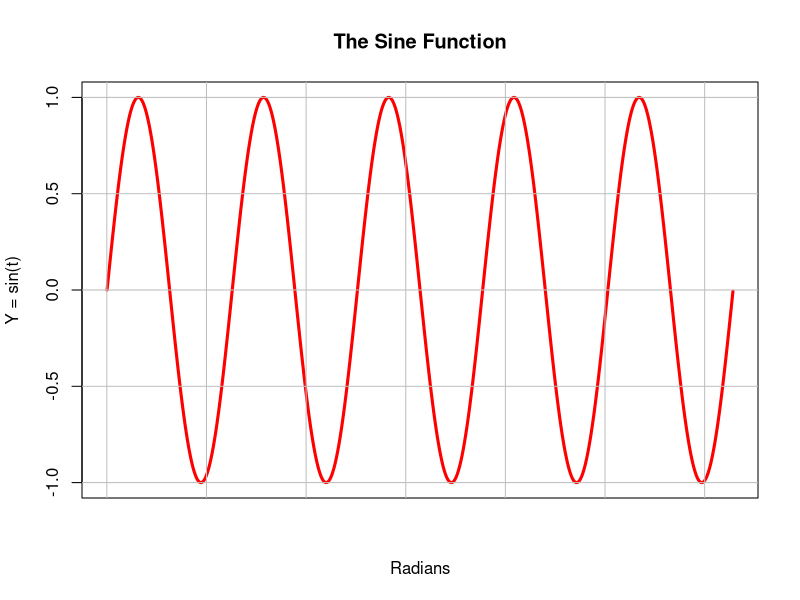
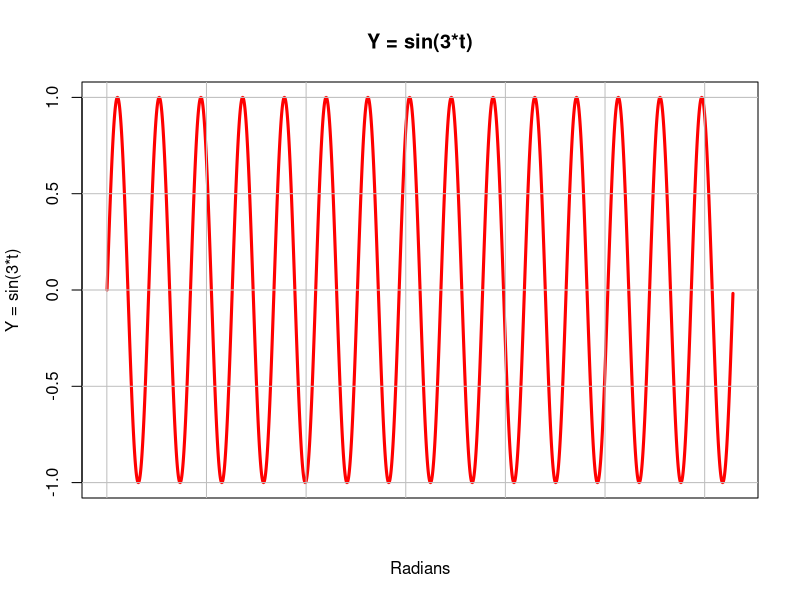
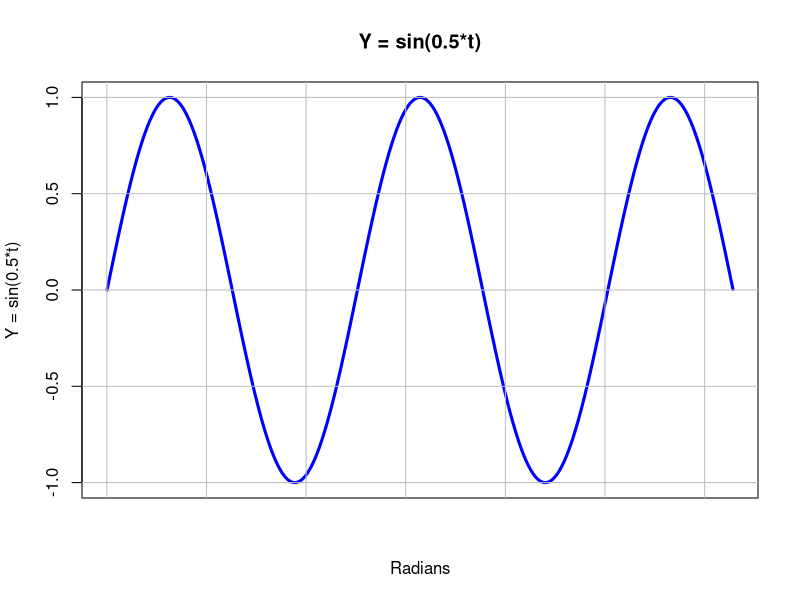
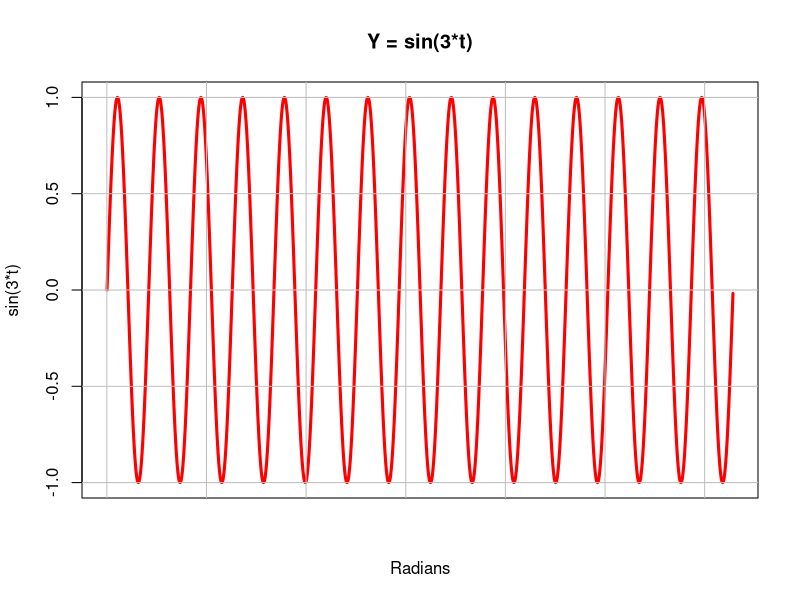
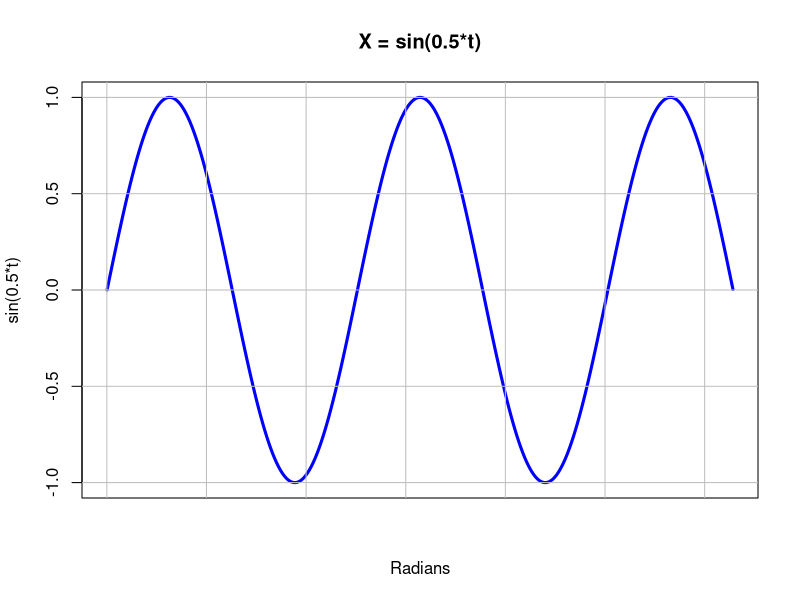
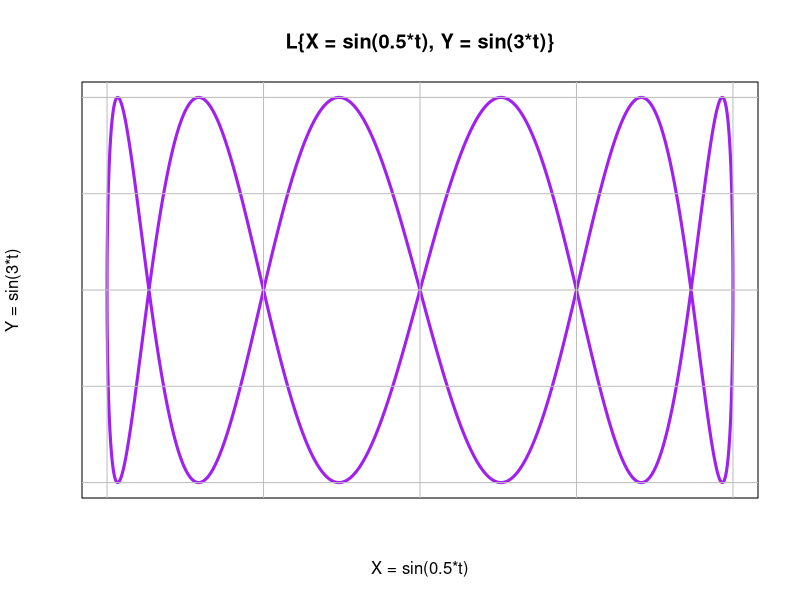
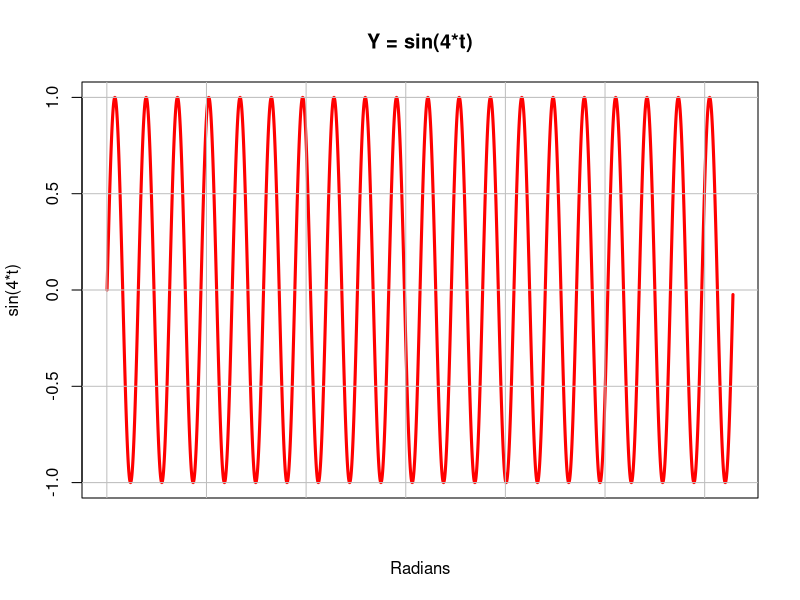
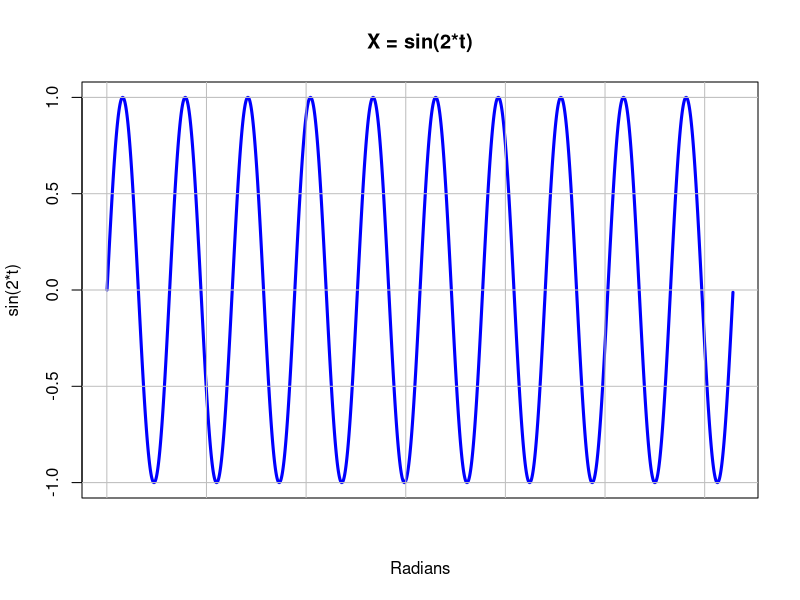

Recreate these plots in R, in order.
## ---- chunk 1
t <- seq(0,10*pi,.01)

plot(x=sin(t), xlab="Radians", ylab='Y = sin(t)', col='red', type='l', lwd=3, main='The Sine Function', xaxt='n')
grid(col='gray', lty=1)
## ---- chunk 2
# Multiple plot function
#
# ggplot objects can be passed in ..., or to plotlist (as a list of ggplot objects)
# - cols:   Number of columns in layout
# - layout: A matrix specifying the layout. If present, 'cols' is ignored.
#
# If the layout is something like matrix(c(1,2,3,3), nrow=2, byrow=TRUE),
# then plot 1 will go in the upper left, 2 will go in the upper right, and
# 3 will go all the way across the bottom.
#
multiplot <- function(..., plotlist=NULL, file, cols=1, layout=NULL) {
  require(grid)

  # Make a list from the ... arguments and plotlist
  plots <- c(list(...), plotlist)

  numPlots = length(plots)

  # If layout is NULL, then use 'cols' to determine layout
  if (is.null(layout)) {
    # Make the panel
    # ncol: Number of columns of plots
    # nrow: Number of rows needed, calculated from # of cols
    layout <- matrix(seq(1, cols * ceiling(numPlots/cols)),
                    ncol = cols, nrow = ceiling(numPlots/cols))
  }

 if (numPlots==1) {
    print(plots[[1]])

  } else {
    # Set up the page
    grid.newpage()
    pushViewport(viewport(layout = grid.layout(nrow(layout), ncol(layout))))

    # Make each plot, in the correct location
    for (i in 1:numPlots) {
      # Get the i,j matrix positions of the regions that contain this subplot
      matchidx <- as.data.frame(which(layout == i, arr.ind = TRUE))

      print(plots[[i]], vp = viewport(layout.pos.row = matchidx$row,
                                      layout.pos.col = matchidx$col))
    }
  }
}

## ---- chunk 3
plot(x=sin(t*3), xlab="Radians", ylab='Y = sin(3*t)', col='red', type='l', lwd=3, main='Y = sin(3*t)', xaxt='n')
grid(col='gray', lty=1)

plot(x=sin(t*.5), xlab="Radians", ylab='Y = sin(0.5*t)', col='blue', type='l', lwd=3, main='Y = sin(0.5*t)', xaxt='n')
grid(col='gray', lty=1)

## ---- chunk 4
plot(x=sin(t*3), xlab="Radians", ylab='sin(3*t)', col='red', type='l', lwd=3, main='Y = sin(3*t)', xaxt='n')
grid(col='gray', lty=1)

plot(x=sin(t*.5), xlab="Radians", ylab='sin(0.5*t)', col='blue', type='l', lwd=3, main='X = sin(0.5*t)', xaxt='n')
grid(col='gray', lty=1)
## ---- chunk 5
plot(x=sin(t*.5), y=sin(t*3), xlab='X = sin(0.5*t)', ylab='Y = sin(3*t)', col='purple', type='l', lwd=3, main='L{X = sin(0.5*t), Y = sin(3*t)}', xaxt='n', yaxt='n')

grid(col='gray', lty=1)
## ---- chunk 6
plot(x=sin(t*4), xlab="Radians", ylab='sin(4*t)', col='red', type='l', lwd=3, main='Y = sin(4*t)', xaxt='n')
grid(col='gray', lty=1)

plot(x=sin(t*2), xlab="Radians", ylab='sin(2*t)', col='blue', type='l', lwd=3, main='X = sin(2*t)', xaxt='n')
grid(col='gray', lty=1)
## ---- chunk 7
plot(x=sin(t*2), y=sin(t*4), xlab='X = sin(2*t)', ylab='Y = sin(4*t)', col='purple', type='l', lwd=3, main='L{X = sin(2*t), Y = sin(4*t)}', xaxt='n', yaxt='n')

grid(col='gray', lty=1)
